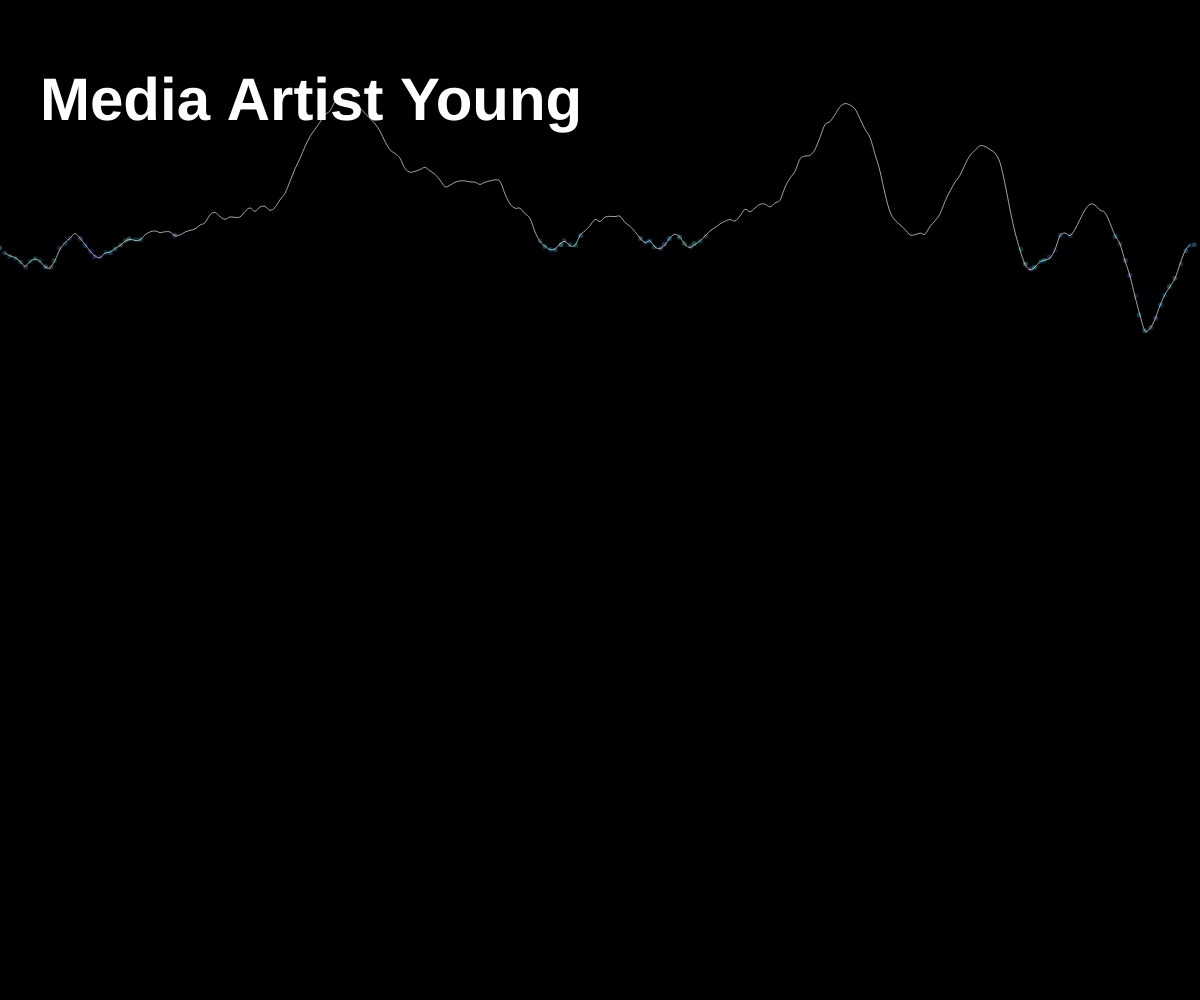
Frame 1 (no input)
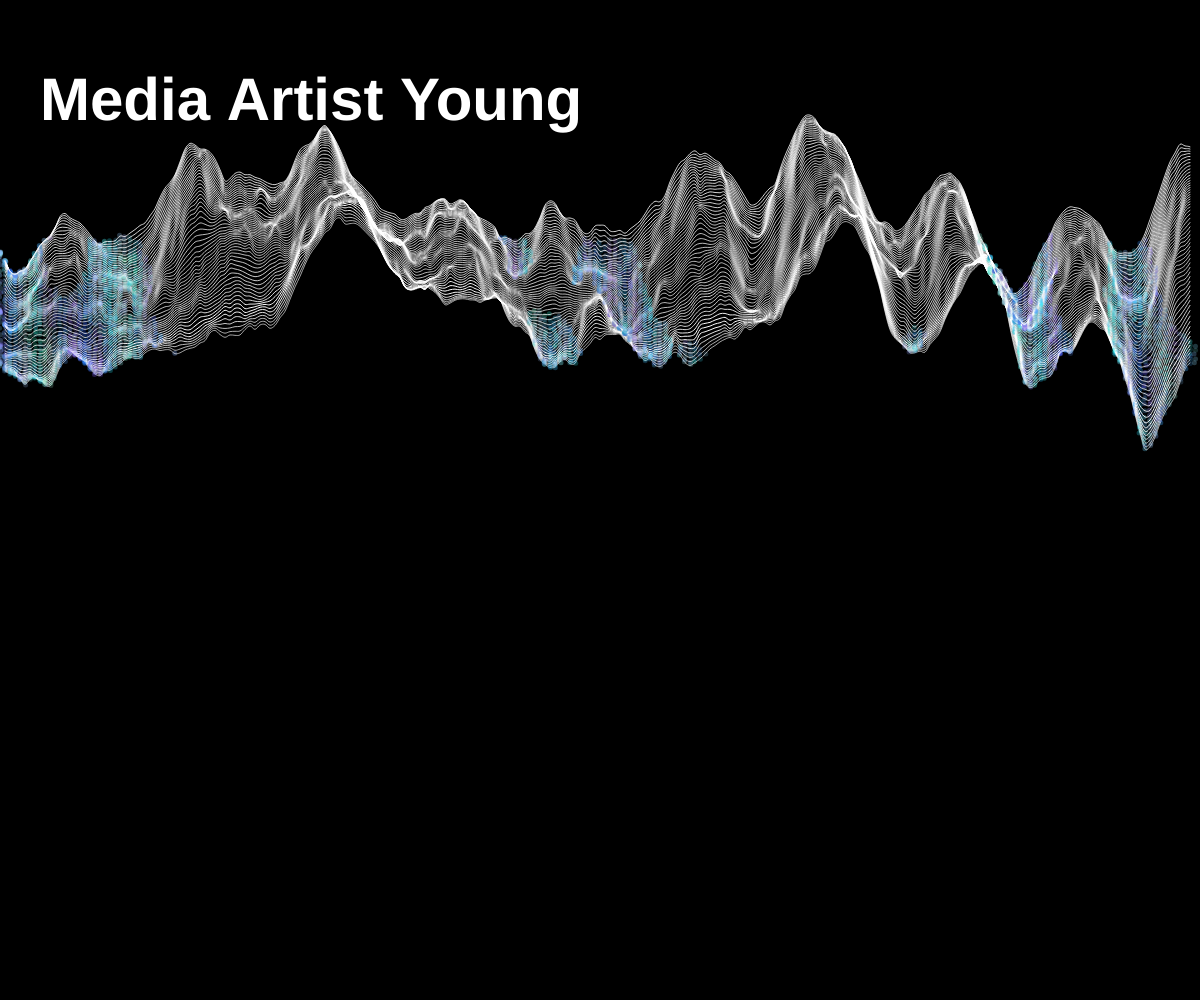
Frame 60 (no input)
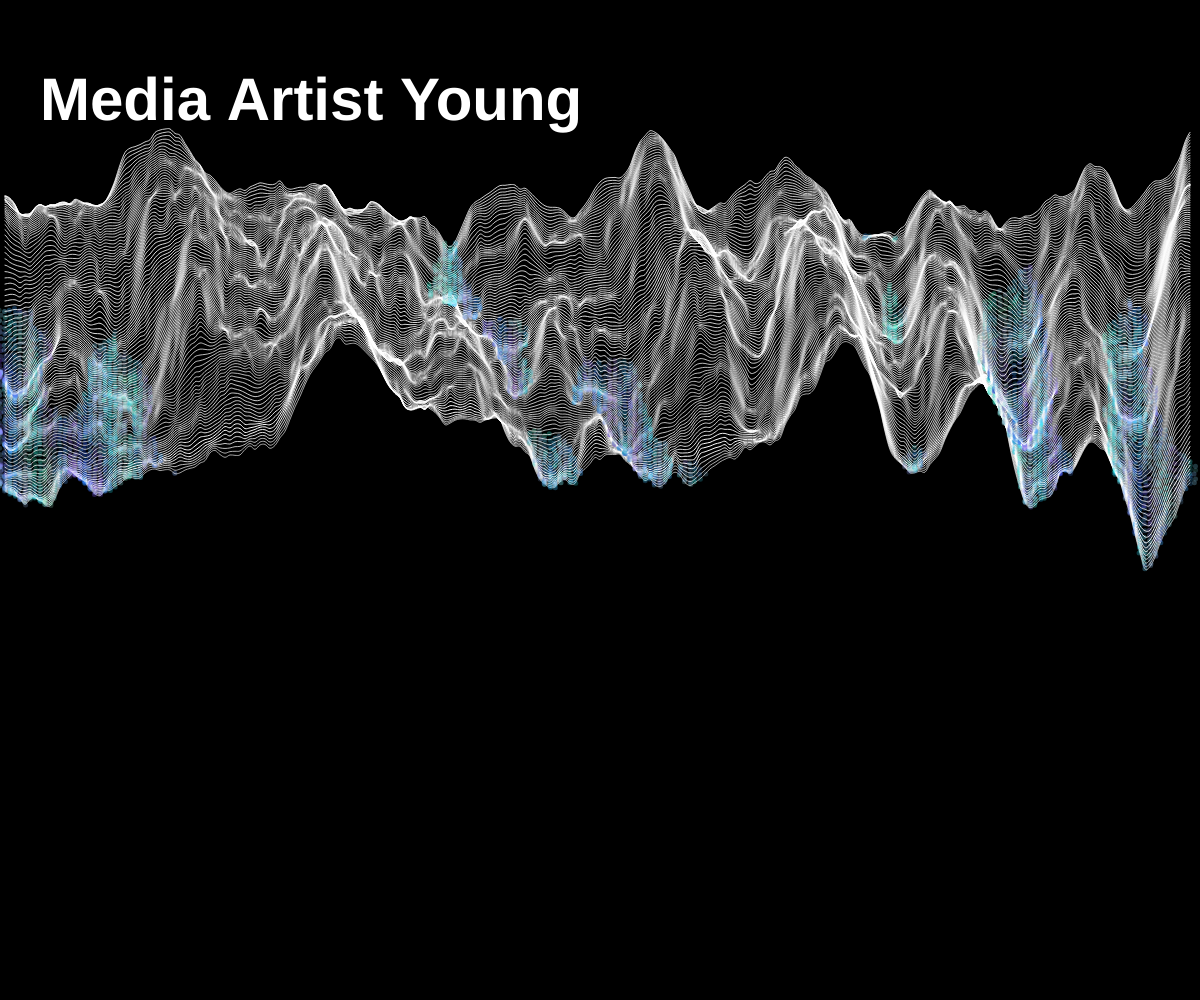
Frame 120 (the mouse pressed at the canvas centre since frame 60)

The p5.js sketch that drew these frames (run headless with seeded random() and noise() and a simulated clock; from frame 60 on, the mouse is pressed at the canvas centre):

// p5.js sketch
// ── sketch.js
let viewGraphics
function setup() {
	createCanvas(windowWidth, windowHeight);
	viewGraphics = createGraphics(width, height);
	viewGraphics.background(0);
	// viewGraphics.ellipse(0,0,width/2,height/2)
}
let CR,CG,CB,CD;

function draw() {
	
	viewGraphics.push()
	// 	// background(255)
	// 	// let lastX=0,lastY=0;
		viewGraphics.image(viewGraphics,0,2)

		viewGraphics.beginShape()
  

		viewGraphics.strokeWeight(1)
		viewGraphics.noFill()
		viewGraphics.translate(0,-200)
		let graphicRatio = noise(frameCount/50,width/50)*1.5
		for(let x=0;x<width;x+=5){
			let y =
					graphicRatio*sin(x/80+frameCount/50)*50+
					graphicRatio*sin(x/20+frameCount/50)*20
			+graphicRatio*noise(x/100,frameCount/50)
			*noise(x/500,frameCount/50)
			*(map(sin(x/
							 (10+ noise(x/2000,frameCount/500)*40)
							 ),-1,1,0,1) )
			*height/5+height/3
			+noise(x/50,frameCount/50)*100
			;
			// fill(0)
			viewGraphics.curveVertex(x,y)

			if (y>height*sin(0.45,0.9)){
                CR = (93  + cos(x)*50);
                CG = (random(126,210) + cos(x*1.2+y/10)*50);
                CB = (random(210,244) + cos(x*PI / sin(6))*30);
                CD = (random(50,90) + cos(x*1.2*PI));
				viewGraphics.push()
					viewGraphics.noStroke()
					viewGraphics.fill(CR, CG, CB,CD )
					viewGraphics.ellipse(x +random(-1,1),y+random(-1,1),5)
				viewGraphics.pop()
			}
		}
		viewGraphics.stroke(255,map(sin(frameCount/(20+ (1-graphicRatio) *500) ),-1,1,50,255) )
		viewGraphics.endShape()
	viewGraphics.pop()

	image(viewGraphics,0,0)

	push()
		fill(255)
		textSize(60)
		textStyle(BOLD)
		text("Media Artist Young",40,120)
	pop()
	
		// ellipse(mouseX, mouseY, 20, 20);
}
